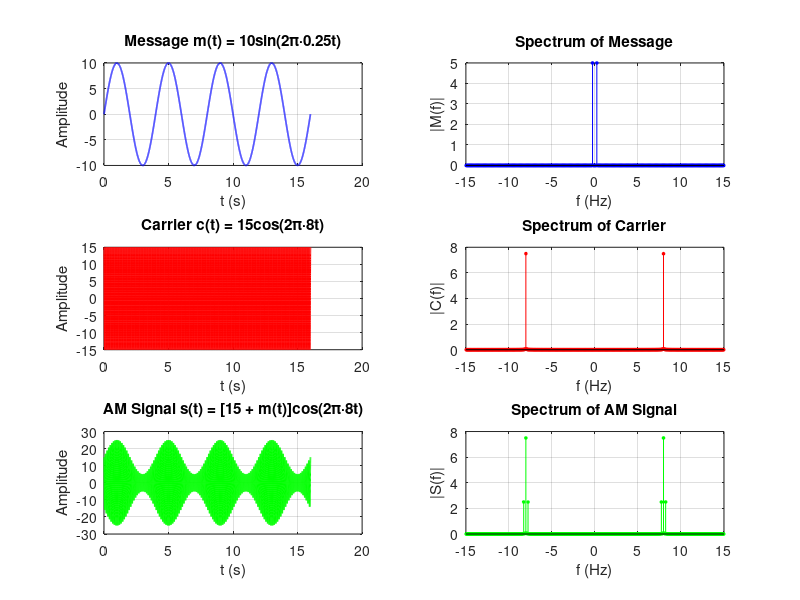

The MATLAB source for this figure: (Note: this script raises an error after producing the figure.)

clc; clear; close all;

% Parameters
fm = 0.25;   % Message frequency (Hz)
fc = 8;      % Carrier frequency (Hz)
Am = 10;     % Message amplitude
Ac = 15;     % Carrier amplitude

% Time vector (4 cycles of lowest frequency = message)
t = 0:0.001:16;

% Signals
msg     = Am * sin(2*pi*fm*t);
carrier = Ac * cos(2*pi*fc*t);

% Standard AM: s(t) = [Ac + m(t)] * cos(2*pi*fc*t)
modulated = (Ac + msg) .* cos(2*pi*fc*t);

% --- Periodicity Check ---
fprintf('=== Periodicity Analysis ===\n');
fprintf('Message period:    Tm = 1/%.2f = %.2f s\n', fm, 1/fm);
fprintf('Carrier period:    Tc = 1/%.2f = %.4f s\n', fc, 1/fc);
fprintf('Ratio Tm/Tc = %.1f (integer) → Modulated signal IS PERIODIC\n', (1/fm)/(1/fc));
fprintf('Fundamental period = Tm = %.2f s\n\n', 1/fm);

% --- Spectrum Function ---
Fs = 1/0.001;
N  = length(t);
f  = (-N/2:N/2-1) * (Fs/N);

spec = @(x) fftshift(abs(fft(x,N)/N));

S_msg  = spec(msg);
S_car  = spec(carrier);
S_mod  = spec(modulated);

% --- Plots ---
figure(1);
subplot(3,2,1);
plot(t, msg, 'b', 'LineWidth', 1.2);
title('Message m(t) = 10sin(2\pi·0.25t)');
xlabel('t (s)'); ylabel('Amplitude'); grid on;

subplot(3,2,2);
stem(f, S_msg, 'b', 'filled', 'MarkerSize', 2);
xlim([-15 15]);
title('Spectrum of Message');
xlabel('f (Hz)'); ylabel('|M(f)|'); grid on;

subplot(3,2,3);
plot(t, carrier, 'r', 'LineWidth', 1.2);
title('Carrier c(t) = 15cos(2\pi·8t)');
xlabel('t (s)'); ylabel('Amplitude'); grid on;

subplot(3,2,4);
stem(f, S_car, 'r', 'filled', 'MarkerSize', 2);
xlim([-15 15]);
title('Spectrum of Carrier');
xlabel('f (Hz)'); ylabel('|C(f)|'); grid on;

subplot(3,2,5);
plot(t, modulated, 'g', 'LineWidth', 1.2);
title('AM Signal s(t) = [15 + m(t)]cos(2\pi·8t)');
xlabel('t (s)'); ylabel('Amplitude'); grid on;

subplot(3,2,6);
stem(f, S_mod, 'g', 'filled', 'MarkerSize', 2);
xlim([-15 15]);
title('Spectrum of AM Signal');
xlabel('f (Hz)'); ylabel('|S(f)|'); grid on;

sgtitle('Question X - AM Modulation');
